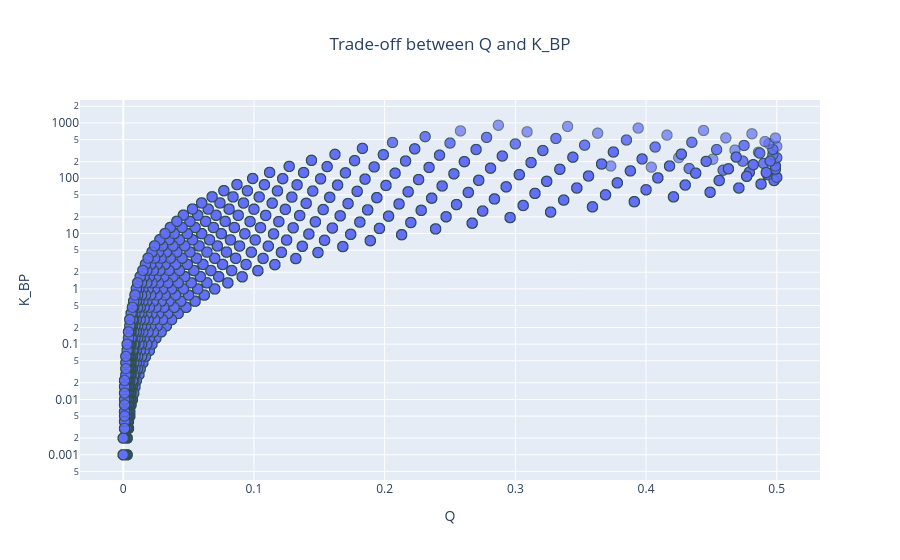
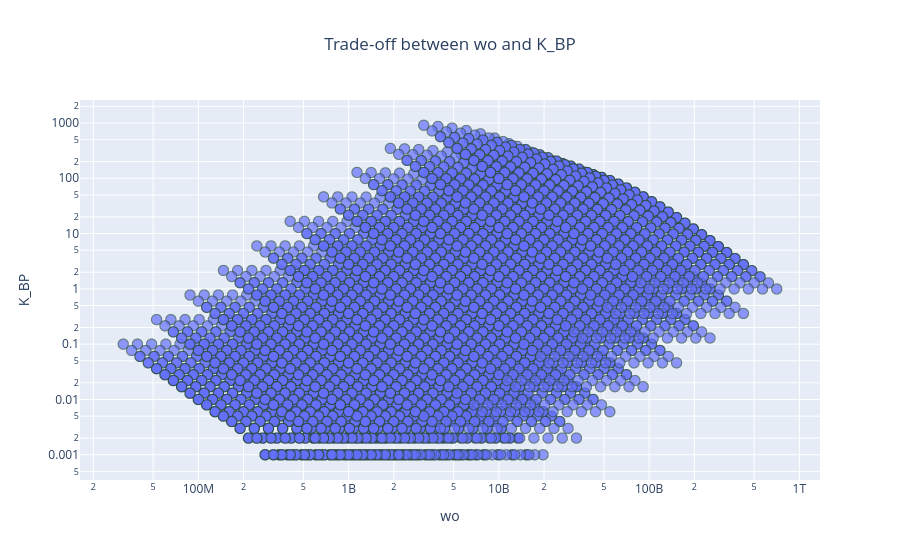
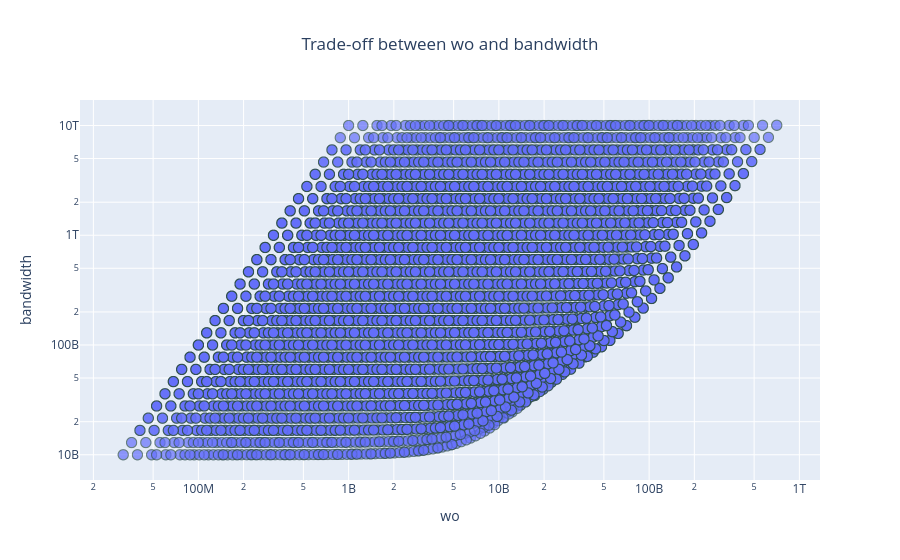

The notebook cell saved with these charts, in order:
### Code cell
analysis.plot_tradeoff(metric1="Q", metric2="K_BP", log_scale_2=True)
analysis.plot_tradeoff(metric1="wo", metric2="K_BP", log_scale_1=True, log_scale_2=True)
analysis.plot_tradeoff(metric1="wo", metric2="bandwidth", log_scale_1=True, log_scale_2=True)

### Figure 1 — Plotly figure (JSON) as saved in the notebook; plotly's stock layout.template omitted (floating-point values rounded to 4 significant figures; data arrays with more than 128 entries replaced by an {"elided": "..."} marker saying what was removed)
{"data": [{"customdata": {"elided": "10000x6 float values"}, "hovertemplate": "Q=%{x}<br>K_BP=%{y}<br>x_R_L=%{customdata[0]}<br>x_C_L=%{customdata[1]}<br>x_L_1=%{customdata[2]}<br>x_g_m=%{customdata[3]}<br>wo=%{customdata[4]}<br>bandwidth=%{customdata[5]}<extra></extra>", "legendgroup": "", "marker": {"color": "#636efa", "line": {"color": "DarkSlateGrey", "width": 1}, "opacity": 0.7, "size": 10, "symbol": "circle"}, "mode": "markers", "name": "", "showlegend": false, "type": "scattergl", "x": {"elided": "10000 float values"}, "xaxis": "x", "y": {"elided": "10000 float values"}, "yaxis": "y"}], "layout": {"legend": {"tracegroupgap": 0}, "title": {"text": "Trade-off between Q and K_BP", "x": 0.5}, "xaxis": {"anchor": "y", "domain": [0, 1], "title": {"text": "Q"}}, "yaxis": {"anchor": "x", "domain": [0, 1], "title": {"text": "K_BP"}, "type": "log"}}}

### Figure 2 — Plotly figure (JSON) as saved in the notebook; plotly's stock layout.template omitted (floating-point values rounded to 4 significant figures; data arrays with more than 128 entries replaced by an {"elided": "..."} marker saying what was removed)
{"data": [{"customdata": {"elided": "10000x6 float values"}, "hovertemplate": "wo=%{x}<br>K_BP=%{y}<br>x_R_L=%{customdata[0]}<br>x_C_L=%{customdata[1]}<br>x_L_1=%{customdata[2]}<br>x_g_m=%{customdata[3]}<br>Q=%{customdata[4]}<br>bandwidth=%{customdata[5]}<extra></extra>", "legendgroup": "", "marker": {"color": "#636efa", "line": {"color": "DarkSlateGrey", "width": 1}, "opacity": 0.7, "size": 10, "symbol": "circle"}, "mode": "markers", "name": "", "showlegend": false, "type": "scattergl", "x": {"elided": "10000 float values"}, "xaxis": "x", "y": {"elided": "10000 float values"}, "yaxis": "y"}], "layout": {"legend": {"tracegroupgap": 0}, "title": {"text": "Trade-off between wo and K_BP", "x": 0.5}, "xaxis": {"anchor": "y", "domain": [0, 1], "title": {"text": "wo"}, "type": "log"}, "yaxis": {"anchor": "x", "domain": [0, 1], "title": {"text": "K_BP"}, "type": "log"}}}

### Figure 3 — Plotly figure (JSON) as saved in the notebook; plotly's stock layout.template omitted (floating-point values rounded to 4 significant figures; data arrays with more than 128 entries replaced by an {"elided": "..."} marker saying what was removed)
{"data": [{"customdata": {"elided": "10000x6 float values"}, "hovertemplate": "wo=%{x}<br>bandwidth=%{y}<br>x_R_L=%{customdata[0]}<br>x_C_L=%{customdata[1]}<br>x_L_1=%{customdata[2]}<br>x_g_m=%{customdata[3]}<br>Q=%{customdata[4]}<br>K_BP=%{customdata[5]}<extra></extra>", "legendgroup": "", "marker": {"color": "#636efa", "line": {"color": "DarkSlateGrey", "width": 1}, "opacity": 0.7, "size": 10, "symbol": "circle"}, "mode": "markers", "name": "", "showlegend": false, "type": "scattergl", "x": {"elided": "10000 float values"}, "xaxis": "x", "y": {"elided": "10000 float values"}, "yaxis": "y"}], "layout": {"legend": {"tracegroupgap": 0}, "title": {"text": "Trade-off between wo and bandwidth", "x": 0.5}, "xaxis": {"anchor": "y", "domain": [0, 1], "title": {"text": "wo"}, "type": "log"}, "yaxis": {"anchor": "x", "domain": [0, 1], "title": {"text": "bandwidth"}, "type": "log"}}}
